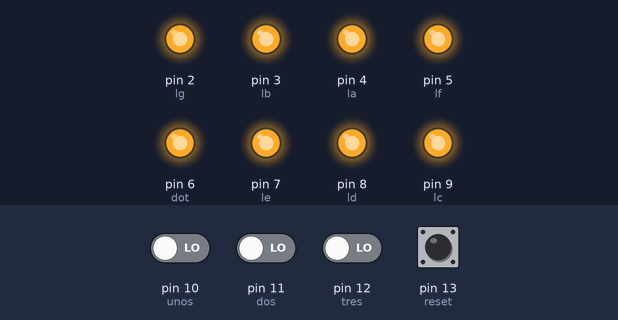
Bench run of a sketch on a simulated Arduino Uno, built with avr-gcc and run on an emulated ATmega328P. Shown: output pins drawn as LEDs (lit = HIGH). The inputs (shaded band) are chosen by the test bench; at power-on: pin 10 (unos), pin 11 (dos), pin 12 (tres), pin 13 (reset) LOW.

Above: at 1.2 s.
1.3 s: pin 10 (unos) driven HIGH
At 2.0 s:
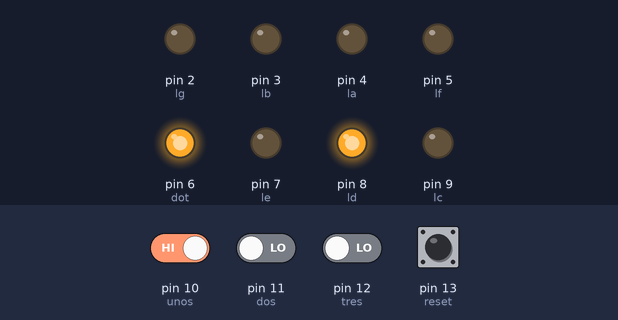
2.8 s: pin 13 (reset) pulled HIGH for 0.15 s
At 3.3 s:
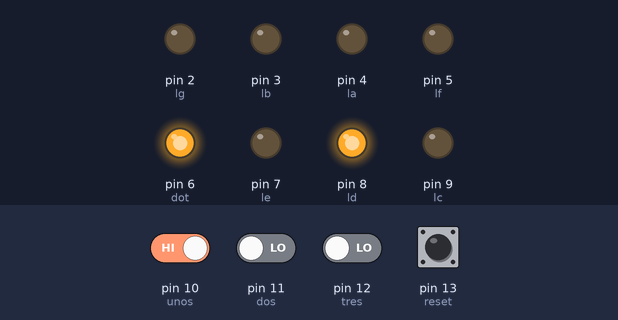
4.5 s: pin 13 (reset) pulled HIGH for 0.15 s
At 4.67 s:
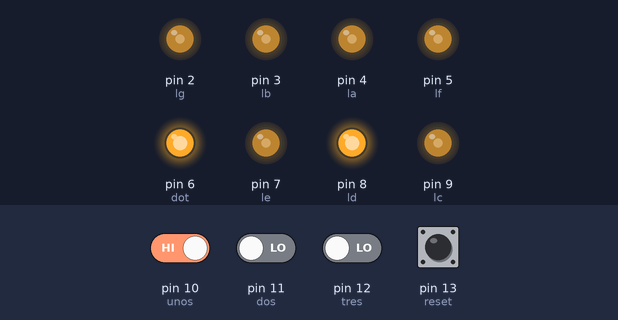
6.2 s: pin 10 (unos) driven LOW and pin 13 (reset) driven HIGH
At 7.0 s:
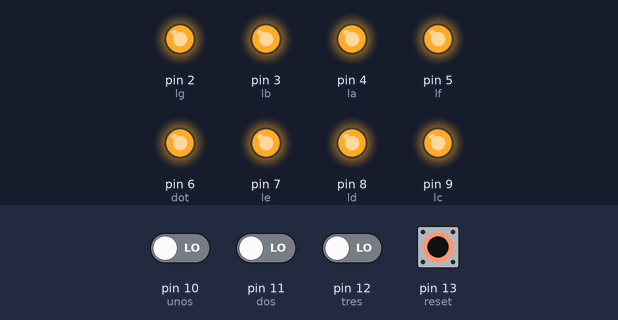
7.7 s: pin 11 (dos) driven HIGH
At 8.4 s:
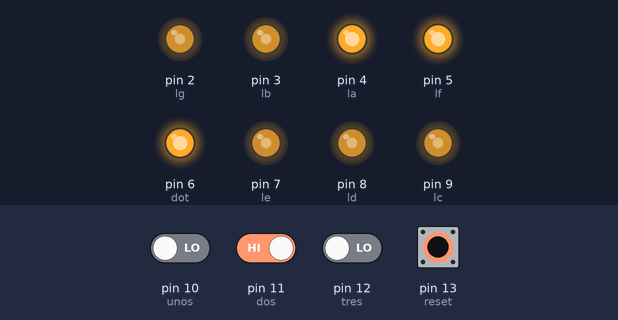
9.2 s: pin 12 (tres) driven HIGH
At 10.2 s:
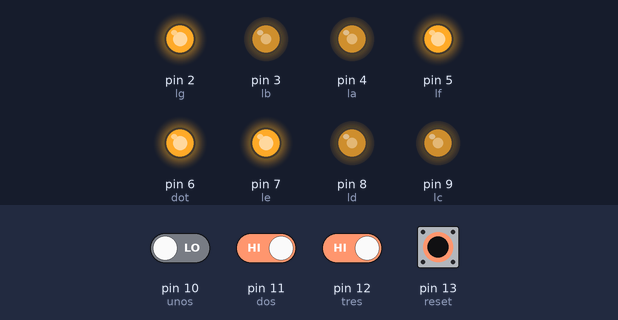
Timing chart, 0 to 11.7 s (numbered marks = the images above; inputs shaded):
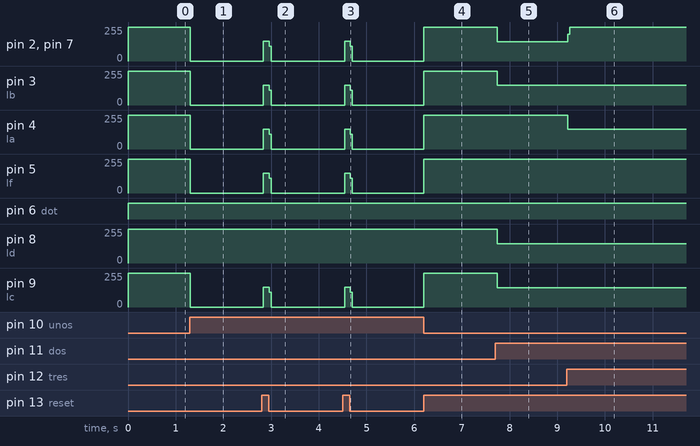

Measured:
- after the input at 1.3 s, pin 2 (lg), pin 3 (lb), pin 4 (la), pin 5 (lf), pin 7 (le), pin 9 (lc): 255/255 → 0/255 at once
- after the input at 2.8 s, pin 2 (lg), pin 3 (lb), pin 4 (la), pin 5 (lf), pin 7 (le), pin 9 (lc): 0/255 → 147/255 at once, → 0/255 0.12 s later
- after the input at 4.5 s, pin 2 (lg), pin 3 (lb), pin 4 (la), pin 5 (lf), pin 7 (le), pin 9 (lc): 0/255 → 147/255 at once, → 0/255 0.12 s later
- after the input at 6.2 s, pin 2 (lg), pin 3 (lb), pin 4 (la), pin 5 (lf), pin 7 (le), pin 9 (lc): 0/255 → 255/255 at once
- after the input at 7.7 s, pin 2 (lg), pin 7 (le), pin 8 (ld), pin 9 (lc): 255/255 → 146/255 at once; pin 3 (lb): 255/255 → 148/255 at once
- after the input at 9.2 s, pin 2 (lg), pin 7 (le): 146/255 → 255/255 at once; pin 4 (la): 255/255 → 148/255 at once

The sketch:

threebutsev.ino
```cpp
int lg=2;
int lb=3;
int la=4;
int lf=5;
int dot=6;
int le=7;
int ld=8;
int lc=9;
int unos=10;
int dos=11;
int tres=12;
int reset=13;
int x=9;

void setup() {
  // put your setup code here, to run once:
pinMode(la,OUTPUT);
pinMode(lb,OUTPUT);
pinMode(lc,OUTPUT);
pinMode(ld,OUTPUT);
pinMode(le,OUTPUT);
pinMode(lf,OUTPUT);
pinMode(lg,OUTPUT);
pinMode(dot,OUTPUT);


}


void seven(int a){

 if(a==0){
digitalWrite(la,0);
digitalWrite(lb,0);
digitalWrite(lc,0);
digitalWrite(ld,1);
digitalWrite(le,0);
digitalWrite(lf,0);
digitalWrite(lg,0);
//digitalWrite(dot,1);

while(1) if(digitalRead(reset)==1) {x=9; break;}
 }

if(a==1){
digitalWrite(la,1);
digitalWrite(lb,0);
digitalWrite(lc,0);
digitalWrite(ld,0);
digitalWrite(le,0);
digitalWrite(lf,1);
digitalWrite(lg,0);
//digitalWrite(dot,1);
while(1) if(digitalRead(reset)==1){
x=9;
break;
  }

}

if(a==2){
digitalWrite(la,0);
digitalWrite(lb,0);
digitalWrite(lc,0);
digitalWrite(ld,0);
digitalWrite(le,1);
digitalWrite(lf,1);
digitalWrite(lg,1);
//digitalWrite(dot,1);
while(1) if(digitalRead(reset)==1){x=9; return;}
}


}
void loop() {

digitalWrite(la,1);
digitalWrite(lb,1);
digitalWrite(lc,1);
digitalWrite(ld,1);
digitalWrite(le,1);
digitalWrite(lf,1);
digitalWrite(lg,1);
digitalWrite(dot,1);


if(digitalRead(unos)==1)x=0;
if(digitalRead(dos)==1)x=1;
if(digitalRead(tres)==1)x=2;

seven(x);

}
```
